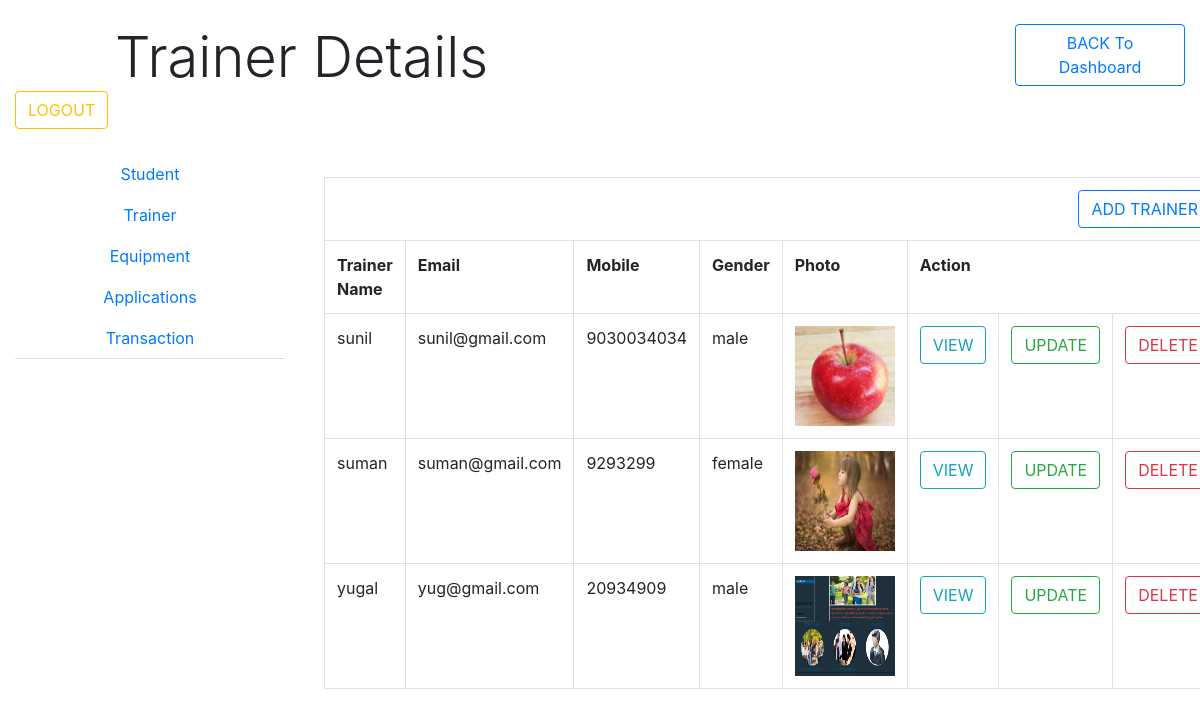
Screenshot of /trainerdetails.php with the database file from the repository.
### tables this page shows
CREATE TABLE IF NOT EXISTS `trainer` (
  `tid` int(8) NOT NULL AUTO_INCREMENT,
  `name` varchar(40) NOT NULL,
  `gen` varchar(10) NOT NULL,
  `mob` varchar(10) NOT NULL,
  `email` varchar(50) NOT NULL,
  `experience` varchar(40) NOT NULL,
  `photo` varchar(100) NOT NULL,
  PRIMARY KEY (`tid`)
);

### operation.php (called while the page is built, shortened)
<?php
class operation
{
public $con;
function __construct()
{
	$this->con=new mysqli(host,username,password,database);
}
function selectall($sql)
{
	$x=$this->con->query($sql);
	return $x;
}
}
 ?>

### trainerdetails.php (the view, shortened to what this page needs)
<!DOCTYPE html>
<html>
<head>
<?php include("externalfiles.php") ?>
</head>
<body>
<div class="container-fluid mt-4">
	<div class="row">
		<div class="col-md-1"></div>
				<div class="col-md-9 display-4 ">Trainer Details</div>
				<div class="col-md-2">
	<a href="dashboard.php"><button class="btn btn-outline-primary">BACK To Dashboard</button></a>
</div>
		<div class="col-md-2">
			<form action="logout.php"><button class="btn btn-outline-warning">LOGOUT</button></form>
		</div>
	</div>
</div>
<div class="container-fluid mt-4">
	<div class="row">
		<div class="col-md-3">
			<ul class="nav nav-tabs flex-column text-center">
<li class="nav-item"><a href="studentdetails.php" class="nav-link">Student</a></li>
<li class="nav-item"><a href="trainerdetails.php"class="nav-link">Trainer</a></li>
<li class="nav-item"><a href="equipmentdetails.php" class="nav-link">Equipment</a></li>
<li class="nav-item"><a href="application.php" class="nav-link">Applications</a></li>
<li class="nav-item"><a href="transaction.php" class="nav-link">Transaction</a></li>
		</ul>
		</div>
<div class="col-md-8 p-4">
<table class="table table-hover table-bordered">
	<tr><td colspan="8"class="text-right"><a href="addtrainer.php"><button class="btn btn-outline-primary">ADD TRAINER</button></a></td></tr>
	<tr><th>Trainer Name</th><th>Email</th><th>Mobile</th><th>Gender</th><th>Photo</th><th colspan="3">Action</th>
	</tr>
	<?php
include("operation.php");
$obj=new operation();
$sql="select * from trainer";
$x=$obj->selectall($sql);
while($r=$x->fetch_assoc())
{
?>
<tr><td><?php echo $r['name'] ?></td><td><?php echo $r['email'] ?></td>
<td><?php echo $r['mob'] ?></td><td><?php echo $r['gen'] ?></td><td><img src="images/<?php echo $r['photo'] ?>" height="100" width="100"></td>
<td><form action="viewtra.php" method="post"><button type="submit" name="id" value="<?php echo $r['tid'] ?>"class="btn btn-outline-info">VIEW</button></form></td>
<td><form action="updatetra.php" method="post"><button type="submit" name="id" value="<?php echo $r['tid'] ?>"class="btn btn-outline-success">UPDATE</button></form></td>
<td><form action="deletetra.php" method="post"><button type="submit" name="id" value="<?php echo $r['tid'] ?>"class="btn btn-outline-danger">DELETE</button></form></td>
</tr>
<?php
}	 ?>
</table>
			</div>
			<div class="col-md-1"></div>
	</div>
</div>
</body>
</html>

### externalfiles.php (shortened to what this page needs)
<link rel="stylesheet" href="https://stackpath.bootstrapcdn.com/bootstrap/4.3.1/css/bootstrap.min.css">

### rows the page displays
trainer: name "sunil", email "sunil@gmail.com", mob "9030034034", gen "male", photo (picture), $r['tid'] 2 (drawn)
trainer: name "suman", email "suman@gmail.com", mob "9293299", gen "female", photo (picture), $r['tid'] 3 (drawn)
trainer: name "yugal", email "yug@gmail.com", mob "20934909", gen "male", photo (picture), $r['tid'] 4 (drawn)
